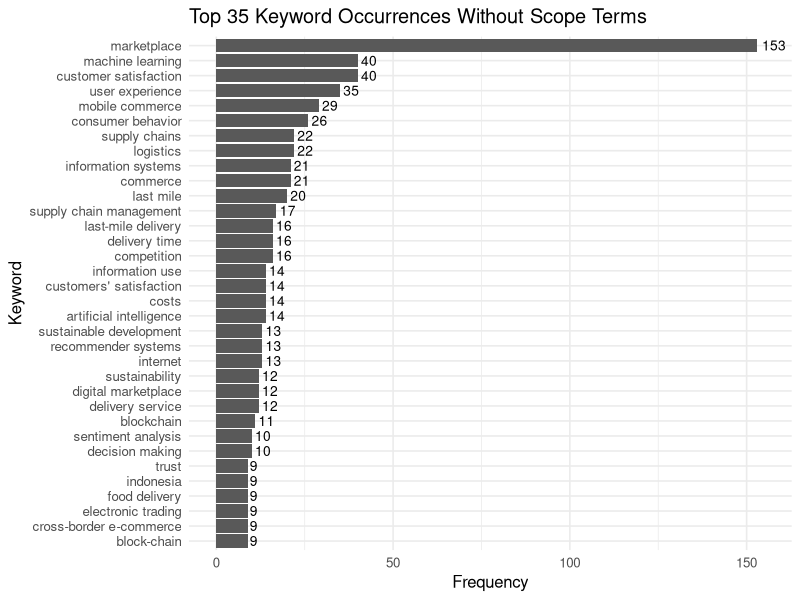
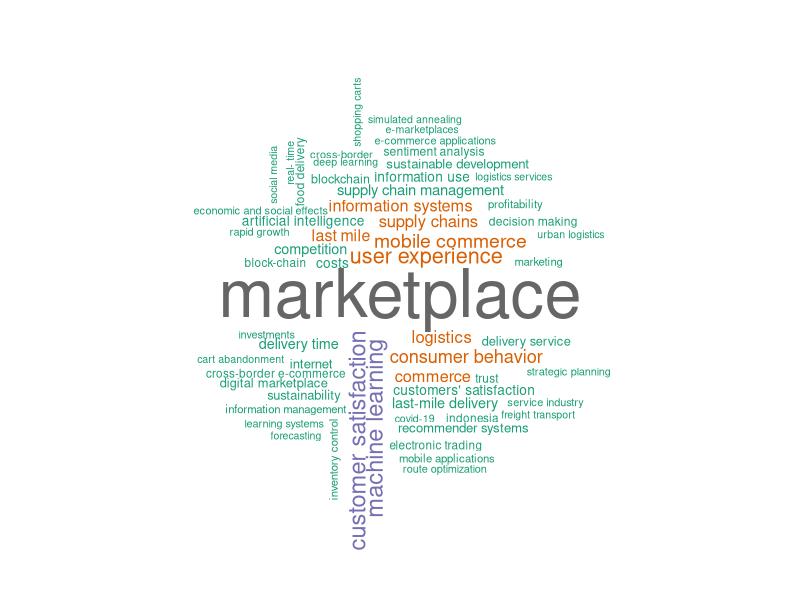

These figures' R source, in order:
install.packages(c(
  "readr", "dplyr", "tidyr", "stringr",
  "tidytext", "ggplot2", "wordcloud", "RColorBrewer"
))

library(readr)
library(dplyr)
library(tidyr)
library(stringr)
library(tidytext)
library(ggplot2)
library(wordcloud)
library(RColorBrewer)

setwd("/Users/kodjoflaurent/SCI-shiny-intelligence-app/data/KIQs_1_1/raw")
# Load data
df_new <- read_csv("new_scopus_latest_1.csv", show_col_types = FALSE)

# Merge Author Keywords and Index Keywords
keywords_df <- df_new %>%
  select(`Author Keywords`,'Index Keywords') %>%
  pivot_longer(
    cols = everything(),
    names_to = "keyword_type",
    values_to = "text"
  ) %>%
  filter(!is.na(text))

# Tokenize keywords using tidytext
keywords_tokens <- keywords_df %>%
  unnest_tokens(
    output = keyword,
    input = text,
    token = "regex",
    pattern = ";"
  ) %>%
  mutate(keyword = str_trim(keyword)) %>%
  filter(keyword != "")

keywords_clean <- keywords_tokens %>%
  mutate(keyword = str_to_lower(str_trim(keyword))) %>%
  
  mutate(keyword = case_when(
    
    # Merge variants
    keyword %in% c("machine-learning") ~ "machine learning",
    
    keyword %in% c(
      "recommendation",
      "recommendation algorithms",
      "product recommendation",
      "personalized recommendation",
      "e-commerce recommendations"
    ) ~ "recommender systems",
    
    keyword %in% c(
      "customer experience",
      "users' experiences",
      "user interfaces"
    ) ~ "user experience",
    
    keyword %in% c(
      "marketplaces"
    ) ~ "marketplace",
    
    keyword %in% c(
      "commerce platforms",
      "e-commerce",
      "electronic commerce",
      "e- commerces",
      "e-commerce platform"
    ) ~ "commerce platform",
    
    TRUE ~ keyword
  )) %>%
  
  # Remove overly generic / technical noise
  filter(!keyword %in% c(
    "websites",
    "commerce platform",
    "e-commerce websites",
    "adversarial machine learning",
    "contrastive learning",
    "natural language processing",
    "sales",
    "online shopping",
    "purchasing",
    "electronic money"
  ))

# Occurrence analysis
occurrence_table <- keywords_clean %>%
  count(keyword, sort = TRUE)

# View top 20
head(occurrence_table, 35)

# Top 15 bar chart
top15 <- occurrence_table %>%
  slice_max(n, n = 30) %>%
  arrange(n)

ggplot(top15, aes(x = n, y = reorder(keyword, n))) +
  geom_col() +
  geom_text(aes(label = n), hjust = -0.2, size = 3.5) +
  labs(
    title = "Top 35 Keyword Occurrences Without Scope Terms",
    x = "Frequency",
    y = "Keyword"
  ) +
  xlim(0, max(top15$n) + 2) +
  theme_minimal(base_size = 12)

# Word cloud
set.seed(123)

wordcloud(
  words = occurrence_table$keyword,
  freq = occurrence_table$n,
  max.words = 60,
  random.order = FALSE,
  colors = brewer.pal(8, "Dark2")
)
